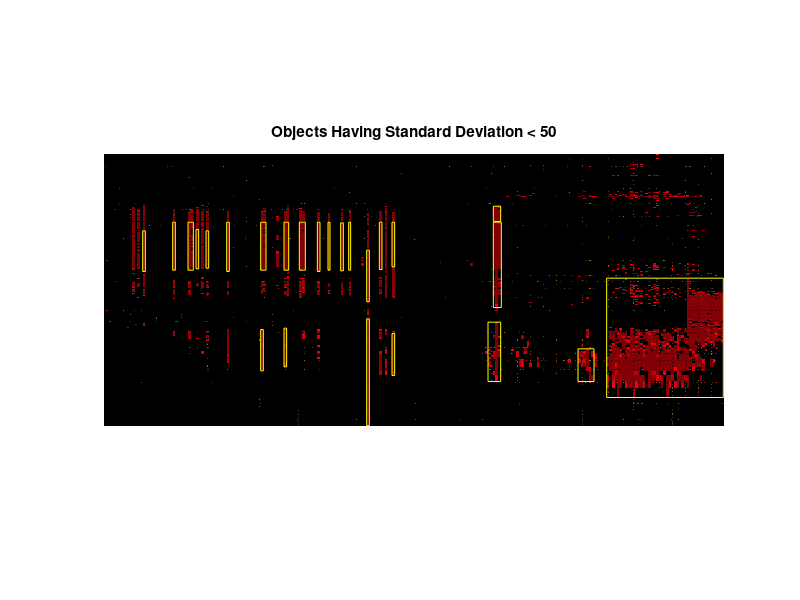

Write MATLAB code to recreate this figure.
%% Create Synthetic Image
% Create a grayscale image that contains some distinct regions.
close all
clc

load red_part

I = red_noisy(:,:,1);
% figure
% imshow(I)
% title('Synthetic Image')

%% Create a Binary Image
% Segment the grayscale image by creating a binary image containing the 
% objects in the image.

BW = I > 0;
% figure
% imshow(BW)
% title('Binary Image')

%% Calculate Object Properties Using Pixel Values of Grayscale Image
% Use regionprops to calculate both the centroid and weighted centroid of 
% objects in the image.

% s = regionprops(BW, I, {'Centroid','WeightedCentroid'});

% figure
% imshow(I)
% title('Weighted (red) and Unweighted (blue) Centroids');
% hold on
% numObj = numel(s);
% for k = 1 : numObj
%     plot(s(k).WeightedCentroid(1), s(k).WeightedCentroid(2), 'r*');
%     plot(s(k).Centroid(1), s(k).Centroid(2), 'bo');
% end
% hold off

%% Calculate Custom Pixel Value-Based Properties
% The 'PixelValues' property returns a vector containing the grayscale 
% values of pixels in a region. Example, calculate the std of each region.

s = regionprops(BW, I, {'Centroid','PixelValues','BoundingBox','Area'});
% figure
% imshow(I);
% title('Standard Deviation of Regions');
% hold on
% for k = 1 : numObj
%     s(k).StandardDeviation = std(double(s(k).PixelValues));
%     text(s(k).Centroid(1),s(k).Centroid(2), ...
%         sprintf('%2.1f', s(k).StandardDeviation), ...
%         'EdgeColor','b','Color','r');
% end
% hold off


% sStd = [s.StandardDeviation];
% lowStd = find(sStd > 20 & sStd<40);

sArea = [s.Area];
lowArea = find(sArea >200);


figure
imshow(red_noisy);
title('Objects Having Standard Deviation < 50');
hold on;
% for k = 1 : length(lowStd)
%     rectangle('Position', s(lowStd(k)).BoundingBox, ...
%         'EdgeColor','y');
% end
for k = 1 : length(lowArea)
    rectangle('Position', s(lowArea(k)).BoundingBox, ...
        'EdgeColor','y');
end
hold off;